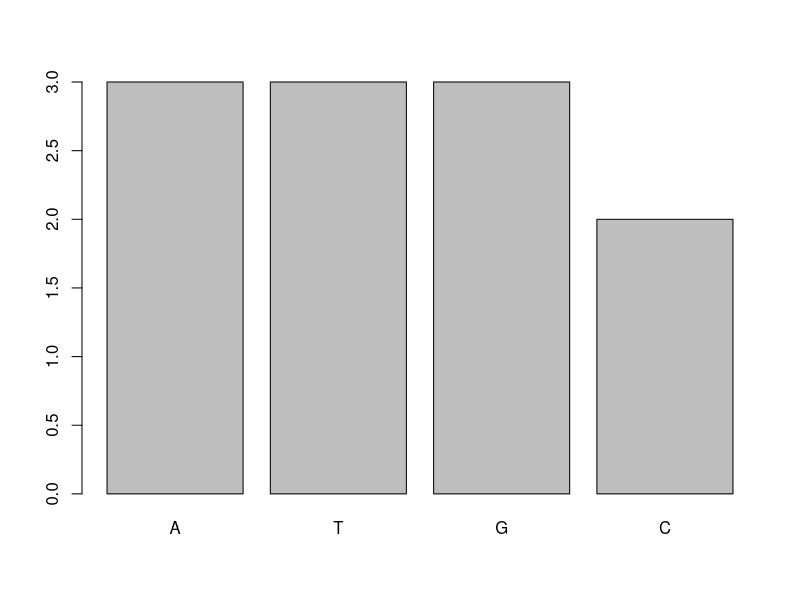
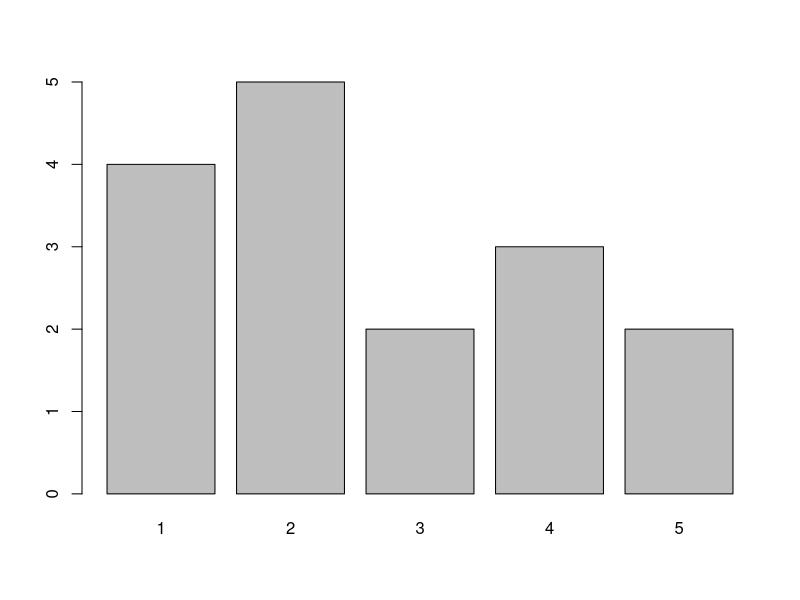

R code for these plots, in order:
# Пресвята Софіє Лебеденко, допоможи ти мучениці нашій, вірній тобі до кінця, Софії.
# Ой, спаси ти її від прокляття сього коду R.
# Заряди RStudio той насущний на роботу припотужну.
# Нехай кожне запитання, що стане на його шляху, заходить і не лагає.
# Гойда 
library(dplyr)
library(tidyverse)

DNAseq <- function(x) {
  basepair <- c("A", "T", "G", "C")
  abc <- unlist(strsplit(toupper(x),NULL))
  paste(unlist(lapply(abc,function(DNAseq){
    if(DNAseq == 'A') stringss <- "T"
    if(DNAseq == 'T') stringss <- "A"
    if(DNAseq == 'G') stringss <- "C"
    if(DNAseq == 'C') stringss <- "G"
    if(!(DNAseq %in% basepair)) stringss <- "N"
  return(stringss)
  })), collapse = "")
}

RNAseq <- function(x) {
  basepair <- c("A", "U", "G", "C")
  abc <- unlist(strsplit(toupper(x),NULL))
  paste(unlist(lapply(abc,function(RNAseq){
    if(RNAseq == 'A') stringss <- "U"
    if(RNAseq == 'U') stringss <- "A"
    if(RNAseq == 'G') stringss <- "C"
    if(RNAseq == 'C') stringss <- "G"
    if(!(RNAseq %in% basepair)) stringss <- "N"
    return(stringss)
  })), collapse = "")
}

mRNA <- function(x) {
  basepair <- c("A", "T", "G", "C")
  abc <- unlist(strsplit(toupper(x),NULL))
  paste(unlist(lapply(abc,function(mRNA){
    if(mRNA == 'A') stringss <- "U"
    if(mRNA == 'T') stringss <- "A"
    if(mRNA == 'G') stringss <- "C"
    if(mRNA == 'C') stringss <- "G"
    if(!(mRNA %in% basepair)) stringss <- "N"
    return(stringss)
  })), collapse = "")
}

GC_count <- function(seq){
  seq <- toupper(seq)
  bases <- unlist(strsplit(seq,NULL))
  gc <- sum(bases %in% c("C", "G"))
  valid <- sum(bases %in% c("C", "G", "A", "T"))
  if(valid == 0) return(NA)
  percent <- (gc/valid)*100
  return(percent)
}

split_codon <- function(seq){
  seq <- gsub("[^ATGC]", "", toupper(seq))
  substring(seq,seq(1,nchar(seq)-2,3),seq(3,nchar(seq),3))
}

count_bases <- function(seq){
  seq <- gsub("[^ATGC]", "", toupper(seq))
  bases <- strsplit(seq,NULL)[[1]]
  table(factor(bases, levels = c("A", "T", "G", "C")))
}

count_A <- function(seq){
  seq <- toupper(seq)
  sum(unlist(strsplit(seq, NULL)) == "A")
}

barplot(count_bases("ATGCATGCRTGA"))

df <- data.frame(ID = c(1,2,3,4,5), Samples = c("ATGGCAATGGCA", "AAAAATTCGCTT","TCGTCAACCTGG","ACTGATTGTCCA","CCGTATGACTGG"))
df <- df %>% 
  mutate(GC_count = sapply(Samples, GC_count),
         count_A = sapply(Samples,count_A))
barplot(df$count_A, names.arg = df$ID)
View(df)
